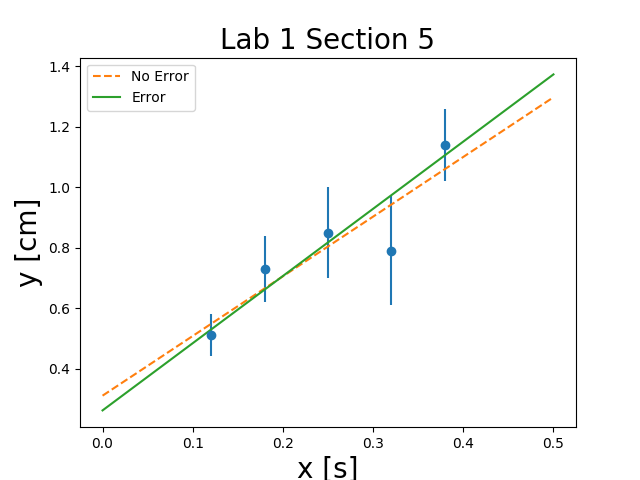

This chart was generated by the following Python code:
import matplotlib.pyplot as plt
import numpy as np

x = [0.12, 0.18, 0.25, 0.32, 0.38]
y = [0.51, 0.73, 0.85, 0.79, 1.14]
e = [0.07, 0.11, 0.15, 0.18, 0.12]

#No Error
num_a = len(x)*sum([q*r for q,r in zip(x,y)]) - sum(x)*sum(y)
den_a = len(x)*sum([q**2 for q in x]) - sum(x)**2
a = num_a/den_a

num_b = sum([q**2 for q in x])*sum(y) - sum(x)*sum([q*r for q,r in zip(x,y)])
den_b = len(x)*sum([q**2 for q in x]) - sum(x)**2
b = num_b/den_b

num_S = sum([(r - a*q - b)**2 for q,r in zip(x,y)])
S = (num_S/(len(x)-2))**0.5

den_sigma_a = len(x)*sum([q**2 for q in x]) - sum(x)**2
sigma_a = S*(len(x)/den_sigma_a)**0.5

den_sigma_b = len(x)*sum([q**2 for q in x]) - sum(x)**2
sigma_b = S*(sum([q**2 for q in x])/den_sigma_b)**0.5


print("No Error:")
print('a:', a)
print('b:', b)
print('S:', S)
print('sigma_a:', sigma_a)
print('sigma_b:', sigma_b)
print('\n\n')
no_err_a = a
no_err_b = b

#With Error
#Things over sigma**2:
x_over = sum([q/r**2 for q,r in zip(x,e)])
y_over = sum([q/r**2 for q,r in zip(y,e)])
xy_over = sum([q*r/s**2 for q,r,s in zip(x,y,e)])
one_over = sum([1/q**2 for q in e])
x_square_over = sum([q**2/r**2 for q,r in zip(x,e)])


num_a = x_over*y_over - xy_over*one_over
den_a = x_over**2 - x_square_over*one_over
a = num_a/den_a

num_b = x_over*xy_over - y_over*x_square_over
den_b = x_over**2 - x_square_over*one_over
b = num_b/den_b

den_sigma_a = x_square_over*one_over - x_over**2
sigma_a = (one_over/den_sigma_a)**0.5

den_sigma_b = x_square_over*one_over - x_over**2
sigma_b = (x_square_over/den_sigma_b)**0.5

print("No Error:")
print('a:', a)
print('b:', b)
print('sigma_a:', sigma_a)
print('sigma_b:', sigma_b)

fig, axes = plt.subplots(1,1)
axes.errorbar(x, y, yerr=e, fmt='o')
axes.set_title('Lab 1 Section 5', size=20)
axes.set_xlabel('x [s]', size=20)
axes.set_ylabel('y [cm]', size=20)

linx = np.linspace(0, 0.5, 30)
noerry = no_err_a * linx + no_err_b
erry = a*linx + b
plt.plot(linx, noerry, '--', label='No Error')
plt.plot(linx, erry, label='Error')
axes.legend()
plt.savefig('Lab1_Section5.png')
